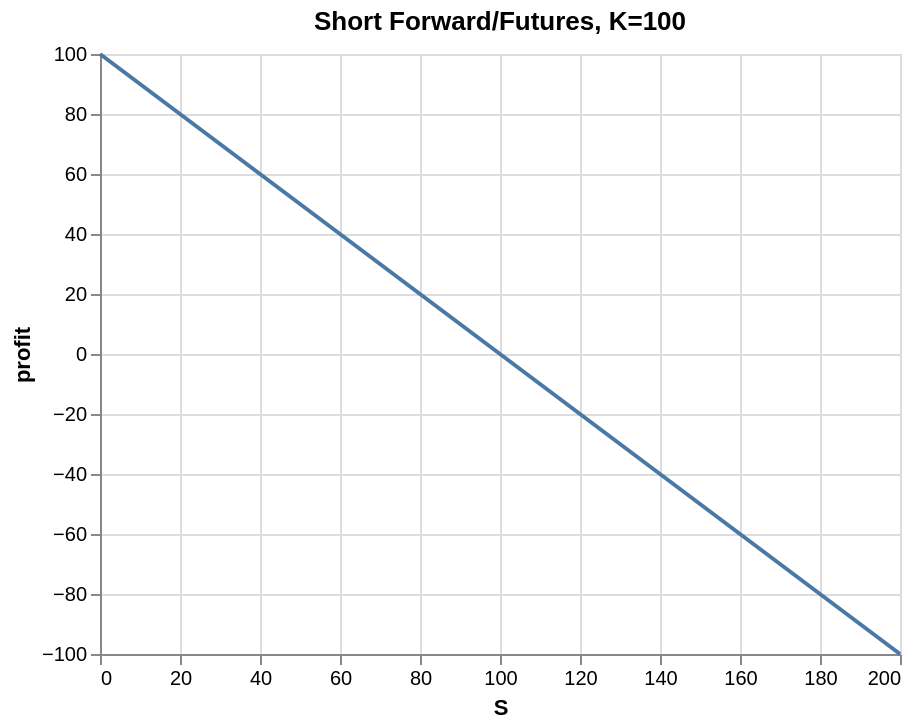

Notebook code for this chart:
### Code cell
K = 100
df = pd.DataFrame()
df['S'] = pd.Series(range(0,201))
df['profit'] = K - df['S'] 
alt.Chart(df).mark_line().encode(
    x='S',
    y='profit'
).properties(
    title='Short Forward/Futures, K=100'
)

### Figure 1 — Vega-Lite specification as saved in the notebook (floating-point values rounded to 4 significant figures; data arrays with more than 128 entries replaced by an {"elided": "..."} marker saying what was removed)
{"config": {"view": {"continuousWidth": 400, "continuousHeight": 300}}, "data": {"name": "data-b3403c3ae8de652755424853c4f9821e"}, "mark": "line", "encoding": {"x": {"field": "S", "type": "quantitative"}, "y": {"field": "profit", "type": "quantitative"}}, "title": "Short Forward/Futures, K=100", "$schema": "https://vega.github.io/schema/vega-lite/v4.17.0.json", "datasets": {"data-b3403c3ae8de652755424853c4f9821e": {"elided": "201 records"}}}
